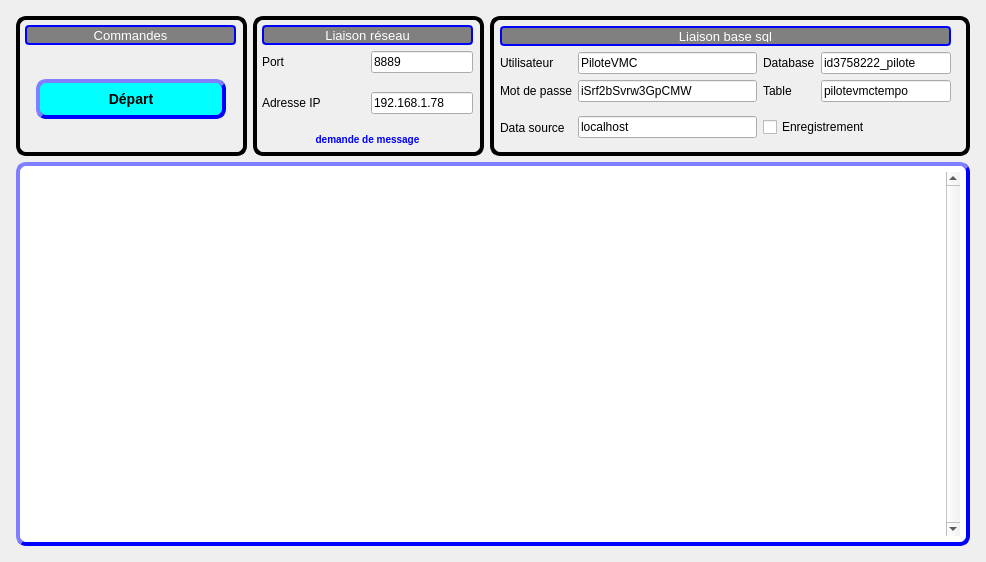
<?xml version="1.0" encoding="UTF-8"?>
<ui version="4.0">
 <class>FormReceptionVmcTempo</class>
 <widget class="QWidget" name="FormReceptionVmcTempo">
  <property name="geometry">
   <rect>
    <x>0</x>
    <y>0</y>
    <width>962</width>
    <height>562</height>
   </rect>
  </property>
  <property name="sizePolicy">
   <sizepolicy hsizetype="Preferred" vsizetype="Preferred">
    <horstretch>0</horstretch>
    <verstretch>0</verstretch>
   </sizepolicy>
  </property>
  <property name="maximumSize">
   <size>
    <width>962</width>
    <height>562</height>
   </size>
  </property>
  <property name="windowTitle">
   <string>Enregistrement des informations vmc et tempo</string>
  </property>
  <layout class="QVBoxLayout" name="verticalLayout">
   <item>
    <layout class="QGridLayout" name="gridLayout" rowstretch="1,3" columnstretch="1,1,2">
     <property name="sizeConstraint">
      <enum>QLayout::SetMaximumSize</enum>
     </property>
     <property name="leftMargin">
      <number>5</number>
     </property>
     <property name="topMargin">
      <number>5</number>
     </property>
     <property name="rightMargin">
      <number>5</number>
     </property>
     <property name="bottomMargin">
      <number>5</number>
     </property>
     <item row="0" column="2">
      <widget class="QFrame" name="frame_Sql">
       <property name="sizePolicy">
        <sizepolicy hsizetype="Preferred" vsizetype="Preferred">
         <horstretch>2</horstretch>
         <verstretch>0</verstretch>
        </sizepolicy>
       </property>
       <property name="minimumSize">
        <size>
         <width>480</width>
         <height>140</height>
        </size>
       </property>
       <property name="maximumSize">
        <size>
         <width>480</width>
         <height>140</height>
        </size>
       </property>
       <property name="autoFillBackground">
        <bool>false</bool>
       </property>
       <property name="styleSheet">
        <string notr="true">QFrame#frame_Sql {
     border-style: outset;
     border-width: 4px;
     border-radius: 10px;
     border-color:black;
 }</string>
       </property>
       <property name="frameShape">
        <enum>QFrame::Panel</enum>
       </property>
       <property name="frameShadow">
        <enum>QFrame::Raised</enum>
       </property>
       <property name="lineWidth">
        <number>3</number>
       </property>
       <property name="midLineWidth">
        <number>2</number>
       </property>
       <widget class="QWidget" name="gridLayoutWidget_3">
        <property name="geometry">
         <rect>
          <x>10</x>
          <y>10</y>
          <width>451</width>
          <height>121</height>
         </rect>
        </property>
        <layout class="QGridLayout" name="gridLayout_Sql">
         <property name="sizeConstraint">
          <enum>QLayout::SetMaximumSize</enum>
         </property>
         <item row="3" column="0">
          <widget class="QLabel" name="labelMotDePasse">
           <property name="sizePolicy">
            <sizepolicy hsizetype="Minimum" vsizetype="Preferred">
             <horstretch>0</horstretch>
             <verstretch>0</verstretch>
            </sizepolicy>
           </property>
           <property name="text">
            <string>Mot de passe</string>
           </property>
           <property name="alignment">
            <set>Qt::AlignLeading|Qt::AlignLeft|Qt::AlignVCenter</set>
           </property>
          </widget>
         </item>
         <item row="4" column="0">
          <widget class="QLabel" name="labelDatasource">
           <property name="sizePolicy">
            <sizepolicy hsizetype="Minimum" vsizetype="Expanding">
             <horstretch>0</horstretch>
             <verstretch>2</verstretch>
            </sizepolicy>
           </property>
           <property name="text">
            <string>Data source</string>
           </property>
           <property name="alignment">
            <set>Qt::AlignLeading|Qt::AlignLeft|Qt::AlignVCenter</set>
           </property>
          </widget>
         </item>
         <item row="2" column="3" colspan="2">
          <widget class="QLineEdit" name="lineEditDatabase">
           <property name="minimumSize">
            <size>
             <width>130</width>
             <height>0</height>
            </size>
           </property>
           <property name="autoFillBackground">
            <bool>false</bool>
           </property>
           <property name="styleSheet">
            <string notr="true"/>
           </property>
           <property name="text">
            <string>id3758222_pilote</string>
           </property>
           <property name="maxLength">
            <number>20</number>
           </property>
           <property name="cursorPosition">
            <number>1</number>
           </property>
          </widget>
         </item>
         <item row="2" column="1">
          <widget class="QLineEdit" name="lineEditUtilisateur">
           <property name="text">
            <string>PiloteVMC</string>
           </property>
           <property name="cursorPosition">
            <number>1</number>
           </property>
          </widget>
         </item>
         <item row="4" column="1">
          <widget class="QLineEdit" name="lineEditDatasource">
           <property name="text">
            <string>localhost</string>
           </property>
           <property name="cursorPosition">
            <number>1</number>
           </property>
          </widget>
         </item>
         <item row="0" column="0" colspan="5">
          <widget class="QLabel" name="labelLiaisonDatabase">
           <property name="sizePolicy">
            <sizepolicy hsizetype="Expanding" vsizetype="Preferred">
             <horstretch>0</horstretch>
             <verstretch>0</verstretch>
            </sizepolicy>
           </property>
           <property name="maximumSize">
            <size>
             <width>16777215</width>
             <height>20</height>
            </size>
           </property>
           <property name="font">
            <font>
             <pointsize>10</pointsize>
            </font>
           </property>
           <property name="styleSheet">
            <string notr="true">QLabel#labelLiaisonDatabase {
	color:white;
     background-color:grey;
	 border: 2px solid blue;
     border-radius: 4px;
     padding: 2px;
 }</string>
           </property>
           <property name="frameShape">
            <enum>QFrame::StyledPanel</enum>
           </property>
           <property name="frameShadow">
            <enum>QFrame::Sunken</enum>
           </property>
           <property name="lineWidth">
            <number>1</number>
           </property>
           <property name="text">
            <string>Liaison base sql</string>
           </property>
           <property name="alignment">
            <set>Qt::AlignCenter</set>
           </property>
          </widget>
         </item>
         <item row="3" column="1">
          <widget class="QLineEdit" name="lineEditMotDePasse">
           <property name="styleSheet">
            <string notr="true"/>
           </property>
           <property name="inputMask">
            <string/>
           </property>
           <property name="text">
            <string>iSrf2bSvrw3GpCMW</string>
           </property>
           <property name="cursorPosition">
            <number>1</number>
           </property>
          </widget>
         </item>
         <item row="2" column="0">
          <widget class="QLabel" name="labelUtilisateur">
           <property name="sizePolicy">
            <sizepolicy hsizetype="Minimum" vsizetype="Preferred">
             <horstretch>0</horstretch>
             <verstretch>0</verstretch>
            </sizepolicy>
           </property>
           <property name="text">
            <string>Utilisateur</string>
           </property>
           <property name="alignment">
            <set>Qt::AlignLeading|Qt::AlignLeft|Qt::AlignVCenter</set>
           </property>
          </widget>
         </item>
         <item row="2" column="2">
          <widget class="QLabel" name="labelDatabase">
           <property name="sizePolicy">
            <sizepolicy hsizetype="Minimum" vsizetype="Preferred">
             <horstretch>0</horstretch>
             <verstretch>0</verstretch>
            </sizepolicy>
           </property>
           <property name="text">
            <string>Database</string>
           </property>
          </widget>
         </item>
         <item row="3" column="2">
          <widget class="QLabel" name="labelTable">
           <property name="sizePolicy">
            <sizepolicy hsizetype="Minimum" vsizetype="Preferred">
             <horstretch>0</horstretch>
             <verstretch>0</verstretch>
            </sizepolicy>
           </property>
           <property name="text">
            <string>Table</string>
           </property>
          </widget>
         </item>
         <item row="3" column="3" colspan="2">
          <widget class="QLineEdit" name="lineEditTable">
           <property name="minimumSize">
            <size>
             <width>130</width>
             <height>0</height>
            </size>
           </property>
           <property name="text">
            <string>pilotevmctempo</string>
           </property>
           <property name="cursorPosition">
            <number>1</number>
           </property>
          </widget>
         </item>
         <item row="4" column="2" colspan="3">
          <widget class="QCheckBox" name="checkBoxEnregistrement">
           <property name="sizePolicy">
            <sizepolicy hsizetype="Expanding" vsizetype="Fixed">
             <horstretch>0</horstretch>
             <verstretch>0</verstretch>
            </sizepolicy>
           </property>
           <property name="minimumSize">
            <size>
             <width>130</width>
             <height>0</height>
            </size>
           </property>
           <property name="text">
            <string>Enregistrement</string>
           </property>
          </widget>
         </item>
        </layout>
       </widget>
      </widget>
     </item>
     <item row="0" column="1">
      <widget class="QFrame" name="frame_2">
       <property name="sizePolicy">
        <sizepolicy hsizetype="Preferred" vsizetype="Preferred">
         <horstretch>1</horstretch>
         <verstretch>0</verstretch>
        </sizepolicy>
       </property>
       <property name="minimumSize">
        <size>
         <width>231</width>
         <height>140</height>
        </size>
       </property>
       <property name="maximumSize">
        <size>
         <width>231</width>
         <height>140</height>
        </size>
       </property>
       <property name="styleSheet">
        <string notr="true">QFrame#frame_2 {
     border-style: outset;
     border-width: 4px;
     border-radius: 10px;
     border-color:black;
 }</string>
       </property>
       <property name="frameShape">
        <enum>QFrame::Panel</enum>
       </property>
       <property name="frameShadow">
        <enum>QFrame::Sunken</enum>
       </property>
       <property name="lineWidth">
        <number>3</number>
       </property>
       <property name="midLineWidth">
        <number>2</number>
       </property>
       <widget class="QWidget" name="gridLayoutWidget_2">
        <property name="geometry">
         <rect>
          <x>9</x>
          <y>9</y>
          <width>211</width>
          <height>121</height>
         </rect>
        </property>
        <layout class="QGridLayout" name="gridLayoutReseau">
         <property name="sizeConstraint">
          <enum>QLayout::SetMaximumSize</enum>
         </property>
         <item row="1" column="0">
          <widget class="QLabel" name="labelPort">
           <property name="text">
            <string>Port</string>
           </property>
           <property name="alignment">
            <set>Qt::AlignLeading|Qt::AlignLeft|Qt::AlignVCenter</set>
           </property>
          </widget>
         </item>
         <item row="5" column="0" colspan="2">
          <widget class="QLabel" name="labelPeriodeDemandeMessage">
           <property name="sizePolicy">
            <sizepolicy hsizetype="Preferred" vsizetype="Preferred">
             <horstretch>2</horstretch>
             <verstretch>0</verstretch>
            </sizepolicy>
           </property>
           <property name="styleSheet">
            <string notr="true">QLabel#labelPeriodeDemandeMessage {
     font: bold 10px;
	color:blue;
 }</string>
           </property>
           <property name="text">
            <string>demande de message</string>
           </property>
           <property name="alignment">
            <set>Qt::AlignCenter</set>
           </property>
          </widget>
         </item>
         <item row="3" column="0">
          <widget class="QLabel" name="labelAdresseIp">
           <property name="text">
            <string>Adresse IP</string>
           </property>
           <property name="alignment">
            <set>Qt::AlignLeading|Qt::AlignLeft|Qt::AlignVCenter</set>
           </property>
          </widget>
         </item>
         <item row="2" column="1">
          <spacer name="verticalSpacer_2">
           <property name="orientation">
            <enum>Qt::Vertical</enum>
           </property>
           <property name="sizeHint" stdset="0">
            <size>
             <width>20</width>
             <height>40</height>
            </size>
           </property>
          </spacer>
         </item>
         <item row="4" column="0">
          <spacer name="verticalSpacer_5">
           <property name="orientation">
            <enum>Qt::Vertical</enum>
           </property>
           <property name="sizeHint" stdset="0">
            <size>
             <width>20</width>
             <height>40</height>
            </size>
           </property>
          </spacer>
         </item>
         <item row="0" column="0" colspan="2">
          <widget class="QLabel" name="labelLiaisonReseau">
           <property name="sizePolicy">
            <sizepolicy hsizetype="Expanding" vsizetype="Preferred">
             <horstretch>0</horstretch>
             <verstretch>0</verstretch>
            </sizepolicy>
           </property>
           <property name="maximumSize">
            <size>
             <width>16777215</width>
             <height>20</height>
            </size>
           </property>
           <property name="font">
            <font>
             <pointsize>10</pointsize>
            </font>
           </property>
           <property name="styleSheet">
            <string notr="true">QLabel#labelLiaisonReseau {
	color:white;
     background-color:grey;
	 border: 2px solid blue;
     border-radius: 4px;
     padding: 2px;
 }</string>
           </property>
           <property name="frameShape">
            <enum>QFrame::StyledPanel</enum>
           </property>
           <property name="frameShadow">
            <enum>QFrame::Sunken</enum>
           </property>
           <property name="lineWidth">
            <number>1</number>
           </property>
           <property name="text">
            <string>Liaison réseau</string>
           </property>
           <property name="alignment">
            <set>Qt::AlignCenter</set>
           </property>
          </widget>
         </item>
         <item row="3" column="1">
          <widget class="QLineEdit" name="lineEditAdresseip">
           <property name="text">
            <string>192.168.1.78</string>
           </property>
           <property name="cursorPosition">
            <number>1</number>
           </property>
          </widget>
         </item>
         <item row="1" column="1">
          <widget class="QLineEdit" name="lineEditPort">
           <property name="text">
            <string>8889</string>
           </property>
           <property name="cursorPosition">
            <number>1</number>
           </property>
          </widget>
         </item>
        </layout>
       </widget>
      </widget>
     </item>
     <item row="0" column="0">
      <widget class="QFrame" name="frame">
       <property name="sizePolicy">
        <sizepolicy hsizetype="Preferred" vsizetype="Preferred">
         <horstretch>1</horstretch>
         <verstretch>0</verstretch>
        </sizepolicy>
       </property>
       <property name="minimumSize">
        <size>
         <width>231</width>
         <height>140</height>
        </size>
       </property>
       <property name="maximumSize">
        <size>
         <width>231</width>
         <height>140</height>
        </size>
       </property>
       <property name="autoFillBackground">
        <bool>false</bool>
       </property>
       <property name="styleSheet">
        <string notr="true">QFrame#frame {
     border-style: outset;
     border-width: 4px;
     border-radius: 10px;
     border-color:black;
 }</string>
       </property>
       <property name="frameShape">
        <enum>QFrame::Panel</enum>
       </property>
       <property name="frameShadow">
        <enum>QFrame::Plain</enum>
       </property>
       <property name="lineWidth">
        <number>3</number>
       </property>
       <property name="midLineWidth">
        <number>2</number>
       </property>
       <widget class="QWidget" name="gridLayoutWidget_4">
        <property name="geometry">
         <rect>
          <x>9</x>
          <y>9</y>
          <width>211</width>
          <height>121</height>
         </rect>
        </property>
        <layout class="QGridLayout" name="gridLayout_Commande">
         <property name="sizeConstraint">
          <enum>QLayout::SetMaximumSize</enum>
         </property>
         <item row="1" column="1">
          <spacer name="verticalSpacer">
           <property name="orientation">
            <enum>Qt::Vertical</enum>
           </property>
           <property name="sizeHint" stdset="0">
            <size>
             <width>20</width>
             <height>10</height>
            </size>
           </property>
          </spacer>
         </item>
         <item row="3" column="1">
          <spacer name="verticalSpacer_3">
           <property name="orientation">
            <enum>Qt::Vertical</enum>
           </property>
           <property name="sizeHint" stdset="0">
            <size>
             <width>20</width>
             <height>10</height>
            </size>
           </property>
          </spacer>
         </item>
         <item row="2" column="1">
          <widget class="QPushButton" name="pushButtonDepart">
           <property name="sizePolicy">
            <sizepolicy hsizetype="Maximum" vsizetype="Maximum">
             <horstretch>0</horstretch>
             <verstretch>0</verstretch>
            </sizepolicy>
           </property>
           <property name="minimumSize">
            <size>
             <width>190</width>
             <height>40</height>
            </size>
           </property>
           <property name="maximumSize">
            <size>
             <width>200</width>
             <height>40</height>
            </size>
           </property>
           <property name="font">
            <font>
             <pointsize>-1</pointsize>
             <weight>75</weight>
             <italic>false</italic>
             <bold>true</bold>
            </font>
           </property>
           <property name="autoFillBackground">
            <bool>false</bool>
           </property>
           <property name="styleSheet">
            <string notr="true">QPushButton#pushButtonDepart {
     background-color: cyan;
     border-style: outset;
     border-width: 4px;
     border-radius: 10px;
     border-color:blue;
     font: bold 14px;
     min-width: 10em;
     padding: 6px;
 }
</string>
           </property>
           <property name="text">
            <string>Départ</string>
           </property>
           <property name="checkable">
            <bool>true</bool>
           </property>
           <property name="autoDefault">
            <bool>false</bool>
           </property>
           <property name="default">
            <bool>false</bool>
           </property>
           <property name="flat">
            <bool>false</bool>
           </property>
          </widget>
         </item>
         <item row="0" column="0" colspan="3">
          <widget class="QLabel" name="LabelCommandes">
           <property name="sizePolicy">
            <sizepolicy hsizetype="Expanding" vsizetype="Preferred">
             <horstretch>0</horstretch>
             <verstretch>0</verstretch>
            </sizepolicy>
           </property>
           <property name="maximumSize">
            <size>
             <width>16777215</width>
             <height>20</height>
            </size>
           </property>
           <property name="font">
            <font>
             <pointsize>10</pointsize>
            </font>
           </property>
           <property name="autoFillBackground">
            <bool>false</bool>
           </property>
           <property name="styleSheet">
            <string notr="true">QLabel#LabelCommandes {
	color:white;
     background-color:grey;
	 border: 2px solid blue;
     border-radius: 4px;
     padding: 2px;
 }</string>
           </property>
           <property name="frameShape">
            <enum>QFrame::StyledPanel</enum>
           </property>
           <property name="frameShadow">
            <enum>QFrame::Sunken</enum>
           </property>
           <property name="lineWidth">
            <number>1</number>
           </property>
           <property name="text">
            <string>Commandes</string>
           </property>
           <property name="alignment">
            <set>Qt::AlignCenter</set>
           </property>
          </widget>
         </item>
        </layout>
       </widget>
      </widget>
     </item>
     <item row="1" column="0" colspan="3">
      <widget class="QPlainTextEdit" name="plainTextEditMessages">
       <property name="sizePolicy">
        <sizepolicy hsizetype="Preferred" vsizetype="Preferred">
         <horstretch>0</horstretch>
         <verstretch>0</verstretch>
        </sizepolicy>
       </property>
       <property name="acceptDrops">
        <bool>false</bool>
       </property>
       <property name="styleSheet">
        <string notr="true">QPlainTextEdit#plainTextEditMessages {
     background-color:white;
     border-style: outset;
     border-width: 4px;
     border-radius: 10px;
     border-color:blue;
     font:bold 10px;
     min-width: 10em;
     padding: 6px;
 }</string>
       </property>
       <property name="verticalScrollBarPolicy">
        <enum>Qt::ScrollBarAlwaysOn</enum>
       </property>
       <property name="readOnly">
        <bool>true</bool>
       </property>
      </widget>
     </item>
    </layout>
   </item>
  </layout>
 </widget>
 <resources/>
 <connections/>
</ui>
